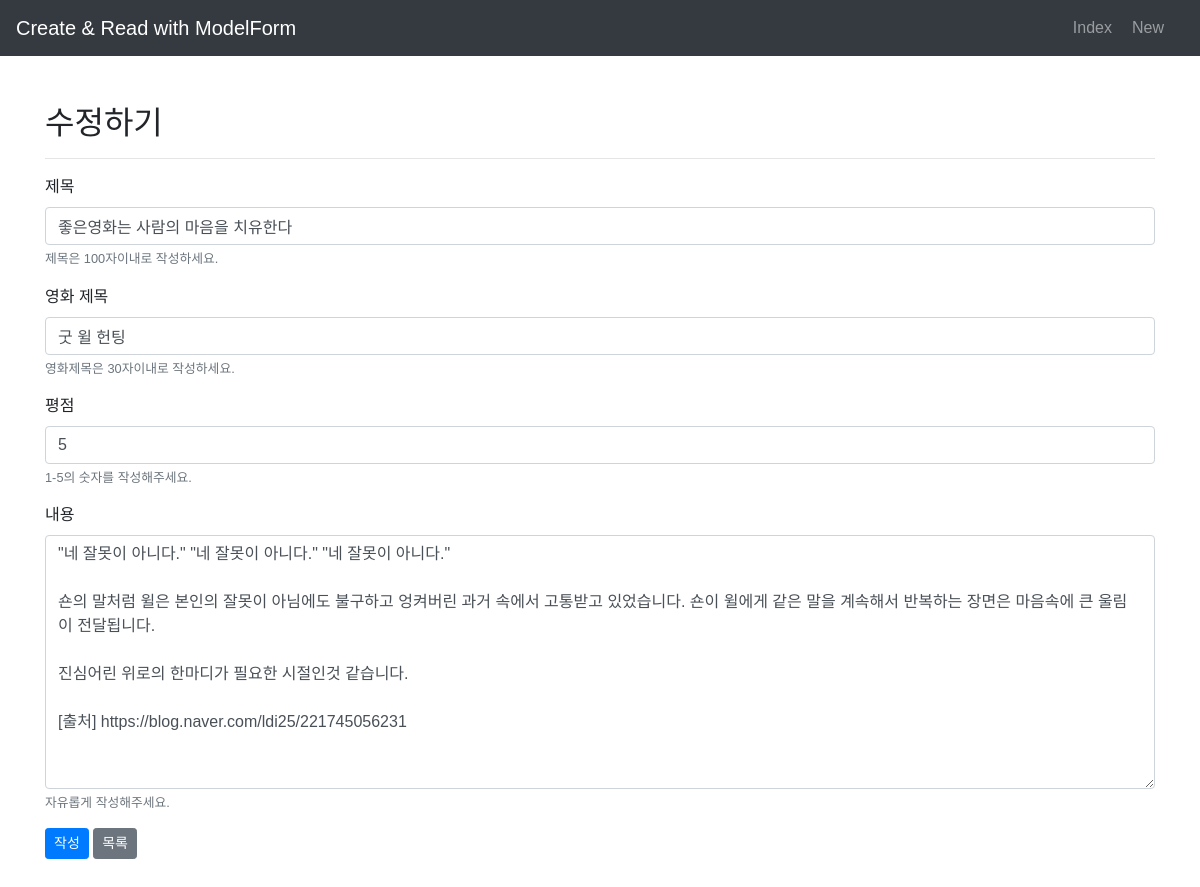
Page /community/6/update/ on the committed database.
### community/models.py (models this page shows)
class Review(models.Model):
   title = models.CharField(max_length=100)
   movie_title = models.CharField(max_length=30)
   rank = models.IntegerField()
   content = models.TextField()
   created_at = models.DateTimeField(auto_now_add=True)
   updated_at = models.DateTimeField(auto_now=True)
   hits = models.IntegerField(default=0)

### community/views.py (the view)
# urls.py: path('<int:pk>/update/', views.update, name='update'),
def update(request, pk):
    review = get_object_or_404(Review, pk=pk)
    if request.method == 'POST':
        form = ReviewForm(request.POST, instance=review)
        if form.is_valid():
            review = form.save()
            return redirect('community:detail', review.pk)
    else:
        form = ReviewForm(instance=review)
    context = {
        'form': form
    }
    return render(request, 'community/form.html', context)

### community/templates/community/form.html (shortened to what this page needs)
{% extends 'base.html' %}
{% load static %}
{% load bootstrap4 %}
{% block body %}
    <form action="" method='POST'>
        {% bootstrap_form form %}
        {% buttons %}
            <div>
                <input class="btn btn-sm btn-primary" type="submit" value="작성">
                <a class="btn btn-sm btn-secondary" href="{% url 'community:index' %}" role="button">목록</a>
            </div>
        {% endbuttons %}
    </form>
{% endblock %}

### static/css/community.css (style rules this page uses)
* { font-family: 'Noto Sans KR', sans-serif; }

### rows in the picture
Review: title "좋은영화는 사람의 마음을 치유한다", movie_title "굿 윌 헌팅", rank "5", content "\"네 잘못이 아니다.\" \"네 잘못이 아니다.\" \"네 잘못이 아니다.\" 숀의 말처럼 윌은 본인의 잘못이 아님에도 불구하고 엉켜버린 과거 속에서 고통받고 있었습니다. 숀이 윌에게 같은 말을 계속해서 반복하는 장면은 마음속에 큰 울림이 전달됩니다. 진심어린 위로의 한마디가 필요한 시절인것 같습니다. [출처] https://blog.naver.com/ldi25/221745056231"
